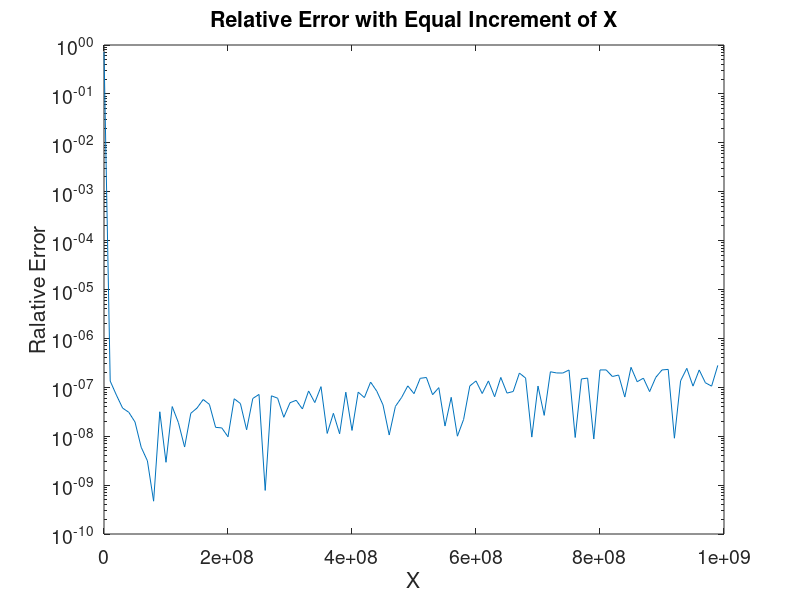

Write MATLAB code to recreate this figure.


clear all;

%the true value of e 

exp(1)


xvalues = [1 : 10000000: 10^9];
err = []; % Initialize an error array

k = 0; 

%the approximation 

for n = xvalues
    k=k+1;
    
    e_approximation = (1 + 1 / n ) ^ n;
    
    
    approximation_err =  abs( exp(1) -  e_approximation); 
    
     err(k) = approximation_err; % Update the error array
end



%plot the error versus increase value of n 


semilogy(xvalues,err)
xlabel('X','fontsize',16)
ylabel('Ralative Error','fontsize',16)
set(gca,'FontSize',14)
title('Relative Error with Equal Increment of X');